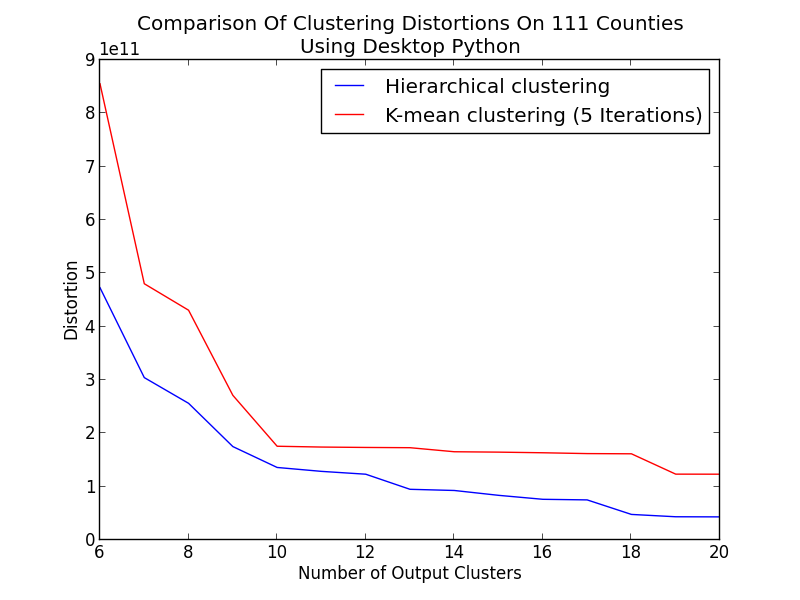

Here is the Python script that generated this plot:
#!/usr/bin/python

import alg_cluster
import alg_project3_viz
import matplotlib.pyplot as plt
import proj3


def main():
    data_table = alg_project3_viz.load_data_table(alg_project3_viz.DATA_111_URL)
    xvals = range(6, 21)
    yvals_hc, yvals_km = [], []
    for x in xvals:
        singleton_list = [alg_cluster.Cluster(set([line[0]]), line[1], line[2], line[3], line[4])
                          for line in data_table]
        cluster_list = proj3.hierarchical_clustering(singleton_list, x)
        distortion = sum(cluster.cluster_error(data_table) for cluster in cluster_list)
        yvals_hc.append(distortion)
        singleton_list = [alg_cluster.Cluster(set([line[0]]), line[1], line[2], line[3], line[4])
                          for line in data_table]
        cluster_list = proj3.kmeans_clustering(singleton_list, x, 5)
        distortion = sum(cluster.cluster_error(data_table) for cluster in cluster_list)
        yvals_km.append(distortion)
    plt.plot(xvals, yvals_hc, '-b', label='Hierarchical clustering')
    plt.plot(xvals, yvals_km, '-r', label='K-mean clustering (5 Iterations)')
    plt.legend(loc='upper right')
    plt.ylabel('Distortion')
    plt.xlabel('Number of Output Clusters')
    plt.title('Comparison Of Clustering Distortions On 111 Counties\n'
              'Using Desktop Python')
    plt.show()
    import pdb; pdb.set_trace()


if __name__ == '__main__':
    main()
